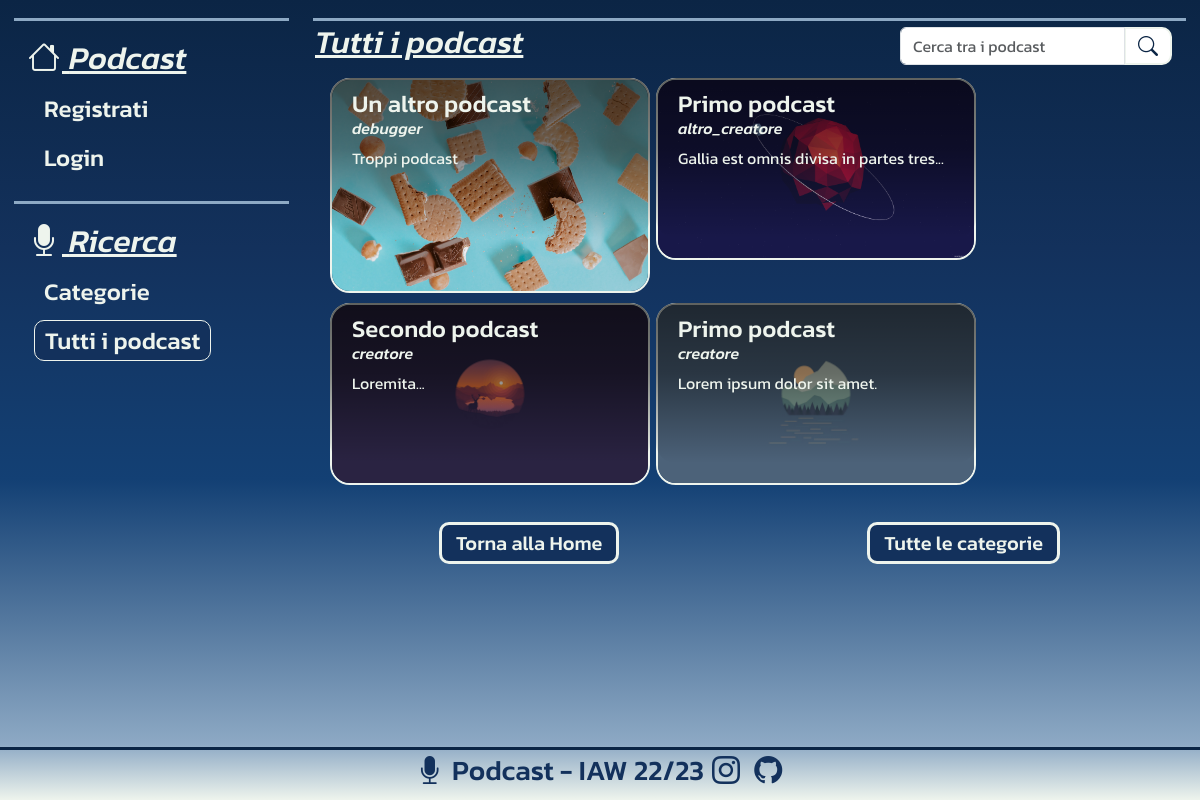
The page /podcast on the database its author committed.
### tables this page shows
CREATE TABLE "podcast" (
	"id_podcast"	INTEGER NOT NULL,
	"titolo" TEXT NOT NULL,
	"id_utente" INTEGER NOT NULL,
	"descrizione" TEXT NOT NULL,
	"categoria" TEXT NOT NULL,
	"immagine" TEXT NOT NULL,
	"data_creazione" TEXT NOT NULL,
	FOREIGN KEY ("id_utente") REFERENCES "utenti"("id_utente") ON DELETE CASCADE,
	PRIMARY KEY ("id_podcast" AUTOINCREMENT)
);

CREATE TABLE "utenti" (
	"id_utente"	INTEGER,
	"username"	TEXT NOT NULL UNIQUE,
	"email"	TEXT NOT NULL UNIQUE,
	"password"	TEXT NOT NULL,
	"tipo_utente"	INTEGER NOT NULL,
	"immagine_profilo"	TEXT NOT NULL,
	PRIMARY KEY("id_utente" AUTOINCREMENT)
);

### app.py (the view)
@app.route('/podcast')
def tutti_podcast():
    tutti_podcast = dao.tutti_podcast()
    return render_template('tutti_podcast.html',
                        tutti_podcast=tutti_podcast)

### db_dao.py (called while the page is built)
def tutti_podcast():
    connection = sqlite3.connect(db_path)
    connection.execute("PRAGMA foreign_keys = 1")
    connection.row_factory = sqlite3.Row
    cursor = connection.cursor()
    query = '''SELECT p.id_utente, u.username, p.titolo, p.descrizione, p.categoria, p.immagine, p.data_creazione, p.id_podcast
            FROM utenti u, podcast p
            WHERE u.id_utente = p.id_utente
            ORDER BY p.data_creazione DESC, p.id_podcast DESC'''
    cursor.execute(query)
    tutti_podcast = cursor.fetchall()
    cursor.close()
    connection.close()
    dati = [dict(podcast) for podcast in tutti_podcast]
    return dati

### templates/tutti_podcast.html (shortened to what this page needs)
{% extends "base.html" %}
{% block css %}
<link rel="stylesheet" href="{{ url_for('static', filename='_style-css/Podcast/tutti_podcast.css') }}">
{% endblock %}
{% block barra_laterale %}
<header id="navbar-laterale" class="navbar top-border">
    <div class="container-fluid d-flex flex-column align-items-start">
        <a class="clean-link p-0" href="{{ url_for('homepage') }}" title="Homepage">
            <h2 class="frase-titolo">
                <i class="bi bi-house"></i>
                Podcast
            </h2>
        </a>
        {% if current_user.is_authenticated %}
        <h4 class="ps-2 mb-3">
            <a class="home-link" href="{{ url_for('profilo') }}" title="Profilo">Profilo</a>
        </h4>
        <h4 class="ps-2 mb-3"><a class="home-link" href="{{ url_for('logout') }}" title="Logout">Logout</a></h4>
        {% else %}
        <h4 class="ps-2 mb-3"><a class="home-link" href="{{ url_for('registrati') }}" title="Registrati">Registrati</a>
        </h4>
        <h4 class="ps-2 mb-3"><a class="home-link" href="{{ url_for('login') }}" title="Login">Login</a></h4>
        {% endif %}
    </div>
</header>
<aside id="barra-ricerca" class="navbar top-border">
    <div class="container-fluid d-flex flex-column align-items-start">
        <h2 class="frase-titolo">
            <i class="bi bi-mic-fill"></i>
            Ricerca
        </h2>
        <h4 class="ps-2 mb-3">
            <a class="home-link" href="{{ url_for('categorie') }}" title="Categorie">Categorie</a>
        </h4>
        <h4 class="ps-2 mb-3">
            <a class="home-link active" href="#" title="Categorie">Tutti i podcast</a>
        </h4>
    </div>
</aside>
{% endblock %}
{% block contenuto_principale %}
<div class="row m-0 justify-content-evenly align-items-center top-border">
    <h2 class="col m-0 frase-titolo pt-0">Tutti i podcast</h2>
    <div class="col-4 input-group w-auto">
        <input id="input-tutti-podcast" type="text" class="form-control" placeholder="Cerca tra i podcast"
            aria-label="cerca podcast" aria-describedby="cerca-podcast" value="">
        <button class="btn-search" type="button" id="cerca-podcast">
            <i id="search-icon" class="fs-5 bi bi-search"></i>
        </button>
    </div>
</div>
<section id="tutti-podcast" class="row m-0">
    <div class="immagini-podcast d-flex flex-wrap justify-content-start align-items-start">
        {% for podcast in tutti_podcast %}
        <div class="card tutti-podcast">
            <img src="{{url_for('static', filename=podcast.immagine)}}" class="immagine-podcast card-img"
                alt="{{ podcast.titolo }}">
            <a href="{{ url_for('podcast', id_podcast=podcast.id_podcast) }}">
                <div class="card-img-overlay p-0">
                    <div class="card-body">
                        <h4 class="card-title m-0">{{ podcast.titolo }}</h4>
                        <h6 class="card-subtitle mb-1 fst-italic">{{ podcast.username }}</h6>
                        <p class="card-text text-wrap">{{ podcast.descrizione }}</p>
                    </div>
                </div>
            </a>
        </div>
        {% endfor %}
    </div>
</section>
<div class="m-0 mt-4 d-flex justify-content-around">
    <a href="{{ url_for('homepage') }}" class="main-link">
        <h5 class="m-0 p-1">Torna alla Home</h5>
    </a>
    <a href="{{ url_for('categorie') }}" class="main-link">
        <h5 class="m-0 p-1">Tutte le categorie</h5>
    </a>
</div>
{% endblock %}

### static/_style-css/base.css (style rules this page uses)
:root { --oxford-blue: #0b2545; --prussian-blue: #13315c; --indigo-dye: #134074; --pewter-blue: #8da9c4; --mint-cream: #eef4ed; }
html { height: 100%; overflow: hidden hidden; }
body { font-family: "Kanit", sans-serif !important; color: var(--mint-cream) !important; background: rgb(11, 37, 69); background: linear-gradient( 180deg, rgba(11, 37, 69, 1) 0%, rgba(19, 49, 92, 1) 31%, rgba(19, 64, 116, 1) 60%, rgba(141, 169, 196, 1) 93%, rgba(238, 244, 237, 1) 100% ); min-height: 100%; display: flex; flex-direction: column; }
body * { padding: 2px; }
.clean-link { color: var(--mint-cream); text-decoration: none; }
a.home-link { padding-left: 10px; padding-right: 10px; color: var(--mint-cream); text-decoration: none; border-radius: 10px; transition: 0.3s; }
a.active { border: 1px solid var(--mint-cream); background-color: var(--prussian-blue); }
a.main-link { padding-left: 10px; padding-right: 10px; color: var(--mint-cream); text-decoration: none; border: 3px solid var(--mint-cream); background-color: var(--prussian-blue); border-radius: 10px; transition: 0.3s; }
.top-border { border-top: 3px solid var(--pewter-blue); }
.frase-titolo { padding: 0.5rem 0 0.5rem 0; text-decoration: underline; font-style: italic; }

### static/_style-css/Podcast/tutti_podcast.css (style rules this page uses)
div.card { border-width: 0px; padding: 0px; margin: 3px; background: transparent; }
.immagine-podcast { border: 2px solid var(--mint-cream); border-radius: 20px; padding: 0px; max-width: 20rem; max-height: 20rem; object-fit: contain; }
.card-body { border-radius: 20px; padding: 10px 20px 0px 20px; color: var(--mint-cream); min-height: 10rem; background: rgb(0, 0, 0); background: linear-gradient( 180deg, rgba(0, 0, 0, 0.6) 0%, rgba(0, 0, 0, 0.45) 44%, rgba(149, 149, 149, 0) 100% ); }
button { color: var(--mint-cream) !important; border: 2px solid var(--mint-cream); border-radius: 10px; background-color: transparent !important; transition: 0.4s; }
.btn-search { color: var(--oxford-blue) !important; background-color: #fff !important; padding: 0px 10px 0px 10px; }

### rows shown on the page
podcast: immagine (picture), titolo "Un altro podcast", username "debugger", descrizione "Troppi podcast"
podcast: immagine (picture), titolo "Primo podcast", username "altro_creatore", descrizione "Gallia est omnis divisa in partes tres..."
podcast: immagine (picture), titolo "Secondo podcast", username "creatore", descrizione "Loremita..."
podcast: immagine (picture), titolo "Primo podcast", username "creatore", descrizione "Lorem ipsum dolor sit amet."
